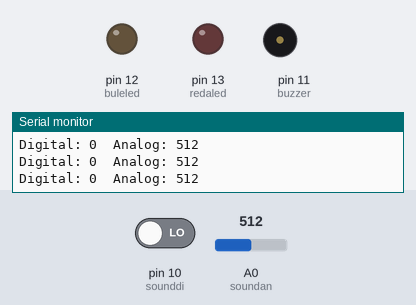
Simulated run of this sketch. Board: Arduino Uno, built with avr-gcc and run on an emulated ATmega328P. Shown: output pins drawn as LEDs (lit = HIGH), buzzer (waves = sounding, pin HIGH), the last lines printed to the serial monitor. Inputs (shaded band) come from the test bench; at power-on: pin 10 (sounddi) LOW, A0 (soundan) = 512.

Above: at 1.2 s.
1.3 s: pin 10 (sounddi) driven HIGH
At 1.7 s:
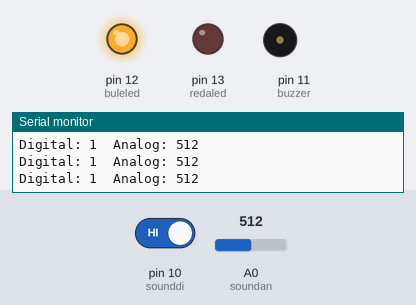
2.8 s: pin 10 (sounddi) driven LOW
At 3.1 s:
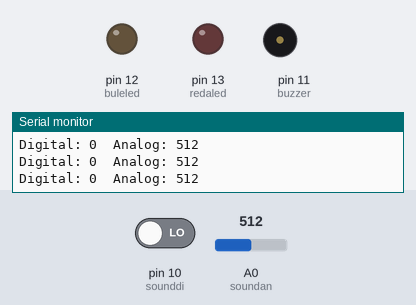
Timing chart, 0 to 5.8 s (numbered marks = the images above; inputs shaded):
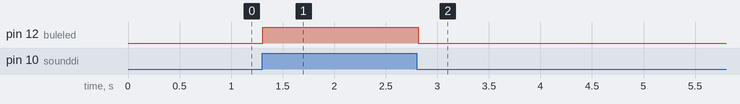

Measured:
- after the input at 1.3 s, pin 12 (buleled): LOW → HIGH at once
- after the input at 2.8 s, pin 12 (buleled): HIGH → LOW at once

The sketch:

________.ino
```cpp
int redaled = 13;
int buleled = 12;
int buzzer = 11;
int sounddi = 10;
int soundan = A0;

void setup() {
  pinMode(redaled, OUTPUT);
  pinMode(buleled, OUTPUT);
  pinMode(buzzer, OUTPUT);
  pinMode(sounddi, INPUT);
  pinMode(soundan, INPUT);
  Serial.begin(9600);


}

void loop() {
  int digitalVal = digitalRead(sounddi);   // 소리 감지 여부
  int analogVal = analogRead(soundan);     // 소리 크기 값

  Serial.print("Digital: ");
  Serial.print(digitalVal);
  Serial.print("  Analog: ");
  Serial.println(analogVal);

  // 디지털 출력 기준으로 LED/부저 제어
  if (digitalVal == HIGH && soundan >= 300 ) {
    digitalWrite(redaled, HIGH);

  }  if (digitalVal == HIGH && soundan < 300 ) {
    digitalWrite(buleled, HIGH);
  }
   else {
    digitalWrite(redaled, LOW);
    digitalWrite(buleled, LOW);

  }

  delay(100);


}
```
